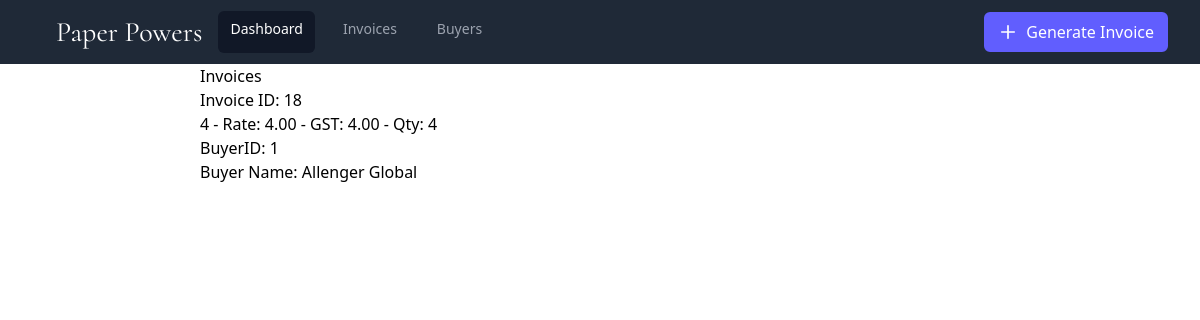
Page /inv/18 on the committed database.
### invoice/models.py (models this page shows, shortened)
class Invoice(models.Model):
    invID=models.AutoField(primary_key=True)
    buyerID=models.ForeignKey(Buyer,on_delete=models.SET_NULL, null=True)

class Items(models.Model):
    invID=models.ForeignKey(Invoice,  on_delete=models.CASCADE)
    itemName=models.CharField(max_length=100)
    rate=models.DecimalField(max_digits=4,decimal_places=2)
    gst=models.DecimalField(max_digits=4,decimal_places=2)
    qty=models.IntegerField(default=1)

### buyer/models.py (models this page shows, shortened)
class Buyer(models.Model):
    buyerID=models.AutoField(primary_key=True)
    name=models.CharField(max_length=64)
    adr=models.CharField(max_length=128)
    state=models.CharField(max_length=32)
    pin=models.IntegerField()
    gst=models.CharField(max_length=15)

### invoice/views.py (the view)
# urls.py: path('<int:invID>', views.inv, name='inv'),
def inv(request, invID):
    invoice_instance=get_object_or_404(Invoice,invID=invID)
    context={
        'invoice':invoice_instance,
        'items':Items.objects.filter(invID=invoice_instance)
    }
    return render(request, 'inv.html', context)

### templates/inv.html (shortened to what this page needs)
{% extends 'base.html' %}
{% block body %}
    <div>
        <h2>Invoices</h2>
        <p>Invoice ID: {{ invoice.invID }}</p>
        <ul>
            {% for item in items %}
                <li>{{ item.itemName }} - Rate: {{ item.rate }} - GST: {{ item.gst }} - Qty: {{ item.qty }}</li>
            {% endfor %}
        </ul>
        <ul>
            <li>BuyerID: {{ invoice.buyerID.buyerID }}</li>
            <li>Buyer Name: {{ invoice.buyerID.name }}</li>
        </ul>
    </div>
{% endblock body %}

### templates/base.html (style rules this page uses)
:root { --bg-color: #1F2937; --hover-bg-color: #374151; --highlight-color: #111827; --active-text-color: #FFFFFF; --text-color: #9CA3AF; --primary-accent: #615EFE; --hover-accent: #8d8bfe ; }

### rows in the picture
Invoice: invID "18", buyerID.buyerID "1", buyerID.name "Allenger Global"
Items: itemName "4", rate "4.00", gst "4.00", qty "4"
